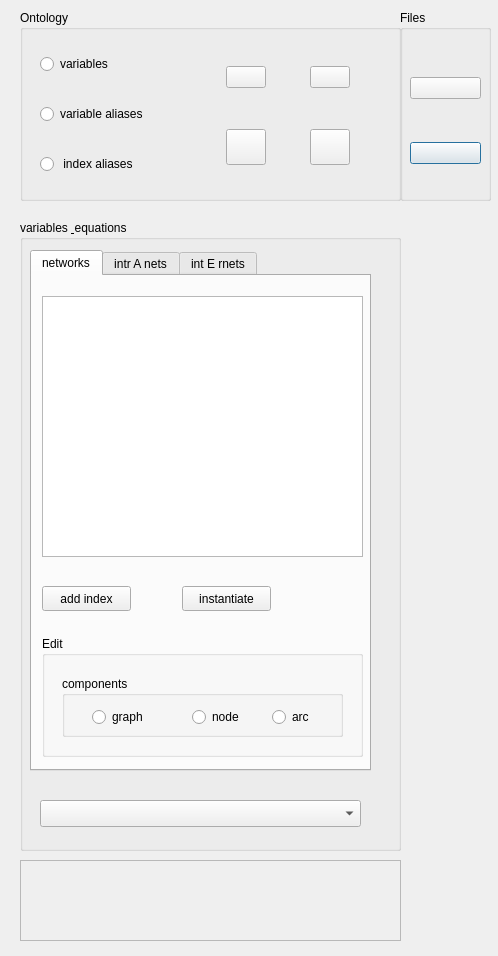
<?xml version="1.0" encoding="UTF-8"?>
<ui version="4.0">
 <class>OntologyDesigner</class>
 <widget class="QDialog" name="OntologyDesigner">
  <property name="geometry">
   <rect>
    <x>0</x>
    <y>0</y>
    <width>498</width>
    <height>956</height>
   </rect>
  </property>
  <property name="windowTitle">
   <string>ProMo Equation Editor</string>
  </property>
  <widget class="QGroupBox" name="groupVariables">
   <property name="geometry">
    <rect>
     <x>20</x>
     <y>220</y>
     <width>381</width>
     <height>631</height>
    </rect>
   </property>
   <property name="title">
    <string>variables &amp; equations</string>
   </property>
   <widget class="QTabWidget" name="tabWidget">
    <property name="geometry">
     <rect>
      <x>10</x>
      <y>30</y>
      <width>341</width>
      <height>521</height>
     </rect>
    </property>
    <property name="currentIndex">
     <number>0</number>
    </property>
    <widget class="QWidget" name="tab_networks">
     <attribute name="title">
      <string>networks</string>
     </attribute>
     <widget class="QTreeWidget" name="treeWidget">
      <property name="geometry">
       <rect>
        <x>10</x>
        <y>20</y>
        <width>321</width>
        <height>261</height>
       </rect>
      </property>
      <attribute name="headerVisible">
       <bool>false</bool>
      </attribute>
      <column>
       <property name="text">
        <string notr="true">1</string>
       </property>
      </column>
     </widget>
     <widget class="QGroupBox" name="groupEdit">
      <property name="geometry">
       <rect>
        <x>10</x>
        <y>360</y>
        <width>321</width>
        <height>121</height>
       </rect>
      </property>
      <property name="title">
       <string>Edit</string>
      </property>
      <widget class="QGroupBox" name="groupBoxComponents">
       <property name="geometry">
        <rect>
         <x>20</x>
         <y>40</y>
         <width>281</width>
         <height>61</height>
        </rect>
       </property>
       <property name="title">
        <string>components</string>
       </property>
       <widget class="QRadioButton" name="radioArc">
        <property name="geometry">
         <rect>
          <x>210</x>
          <y>30</y>
          <width>61</width>
          <height>22</height>
         </rect>
        </property>
        <property name="toolTip">
         <string>select to edit variables</string>
        </property>
        <property name="text">
         <string>arc</string>
        </property>
       </widget>
       <widget class="QRadioButton" name="radioNode">
        <property name="geometry">
         <rect>
          <x>130</x>
          <y>30</y>
          <width>71</width>
          <height>22</height>
         </rect>
        </property>
        <property name="toolTip">
         <string>select to edit variables</string>
        </property>
        <property name="text">
         <string>node</string>
        </property>
       </widget>
       <widget class="QRadioButton" name="radioGraph">
        <property name="geometry">
         <rect>
          <x>30</x>
          <y>30</y>
          <width>71</width>
          <height>22</height>
         </rect>
        </property>
        <property name="toolTip">
         <string>select to edit variables</string>
        </property>
        <property name="text">
         <string>graph</string>
        </property>
       </widget>
      </widget>
     </widget>
     <widget class="QPushButton" name="pushAddIndex">
      <property name="geometry">
       <rect>
        <x>10</x>
        <y>310</y>
        <width>89</width>
        <height>25</height>
       </rect>
      </property>
      <property name="text">
       <string>add index</string>
      </property>
     </widget>
     <widget class="QPushButton" name="pushInstantiate">
      <property name="geometry">
       <rect>
        <x>150</x>
        <y>310</y>
        <width>89</width>
        <height>25</height>
       </rect>
      </property>
      <property name="text">
       <string>instantiate</string>
      </property>
     </widget>
    </widget>
    <widget class="QWidget" name="tab_intranets">
     <attribute name="title">
      <string>intr A nets</string>
     </attribute>
     <widget class="QComboBox" name="combo_IntraConnectionNetwork">
      <property name="geometry">
       <rect>
        <x>30</x>
        <y>50</y>
        <width>289</width>
        <height>27</height>
       </rect>
      </property>
     </widget>
    </widget>
    <widget class="QWidget" name="tab_internets">
     <attribute name="title">
      <string>int E rnets</string>
     </attribute>
     <widget class="QComboBox" name="combo_InterConnectionNetwork">
      <property name="geometry">
       <rect>
        <x>30</x>
        <y>50</y>
        <width>289</width>
        <height>27</height>
       </rect>
      </property>
     </widget>
    </widget>
   </widget>
   <widget class="QComboBox" name="combo_EditVariableTypes">
    <property name="geometry">
     <rect>
      <x>20</x>
      <y>580</y>
      <width>321</width>
      <height>27</height>
     </rect>
    </property>
   </widget>
  </widget>
  <widget class="QGroupBox" name="groupOntology">
   <property name="geometry">
    <rect>
     <x>20</x>
     <y>10</y>
     <width>381</width>
     <height>191</height>
    </rect>
   </property>
   <property name="title">
    <string>Ontology</string>
   </property>
   <widget class="QWidget" name="layoutWidget">
    <property name="geometry">
     <rect>
      <x>20</x>
      <y>20</y>
      <width>348</width>
      <height>171</height>
     </rect>
    </property>
    <layout class="QHBoxLayout" name="horizontalLayout">
     <item>
      <layout class="QVBoxLayout" name="verticalLayout">
       <item>
        <widget class="QRadioButton" name="radioVariables">
         <property name="toolTip">
          <string>select to edit variables</string>
         </property>
         <property name="text">
          <string>variables</string>
         </property>
        </widget>
       </item>
       <item>
        <widget class="QRadioButton" name="radioVariablesAliases">
         <property name="toolTip">
          <string>select to edit variable aliases</string>
         </property>
         <property name="text">
          <string>variable aliases</string>
         </property>
        </widget>
       </item>
       <item>
        <widget class="QRadioButton" name="radioIndicesAliases">
         <property name="toolTip">
          <string>select to edit index aliases</string>
         </property>
         <property name="text">
          <string> index aliases</string>
         </property>
        </widget>
       </item>
      </layout>
     </item>
     <item>
      <spacer name="horizontalSpacer">
       <property name="orientation">
        <enum>Qt::Horizontal</enum>
       </property>
       <property name="sizeHint" stdset="0">
        <size>
         <width>40</width>
         <height>20</height>
        </size>
       </property>
      </spacer>
     </item>
     <item>
      <layout class="QGridLayout" name="gridLayout">
       <item row="2" column="5">
        <spacer name="horizontalSpacer_4">
         <property name="orientation">
          <enum>Qt::Horizontal</enum>
         </property>
         <property name="sizeHint" stdset="0">
          <size>
           <width>40</width>
           <height>20</height>
          </size>
         </property>
        </spacer>
       </item>
       <item row="0" column="2">
        <spacer name="verticalSpacer_4">
         <property name="orientation">
          <enum>Qt::Vertical</enum>
         </property>
         <property name="sizeHint" stdset="0">
          <size>
           <width>20</width>
           <height>40</height>
          </size>
         </property>
        </spacer>
       </item>
       <item row="4" column="4">
        <spacer name="verticalSpacer_7">
         <property name="orientation">
          <enum>Qt::Vertical</enum>
         </property>
         <property name="sizeHint" stdset="0">
          <size>
           <width>20</width>
           <height>40</height>
          </size>
         </property>
        </spacer>
       </item>
       <item row="3" column="5">
        <spacer name="horizontalSpacer_5">
         <property name="orientation">
          <enum>Qt::Horizontal</enum>
         </property>
         <property name="sizeHint" stdset="0">
          <size>
           <width>40</width>
           <height>20</height>
          </size>
         </property>
        </spacer>
       </item>
       <item row="2" column="4">
        <spacer name="verticalSpacer_2">
         <property name="orientation">
          <enum>Qt::Vertical</enum>
         </property>
         <property name="sizeHint" stdset="0">
          <size>
           <width>20</width>
           <height>40</height>
          </size>
         </property>
        </spacer>
       </item>
       <item row="1" column="3">
        <spacer name="horizontalSpacer_2">
         <property name="orientation">
          <enum>Qt::Horizontal</enum>
         </property>
         <property name="sizeHint" stdset="0">
          <size>
           <width>40</width>
           <height>20</height>
          </size>
         </property>
        </spacer>
       </item>
       <item row="3" column="3">
        <spacer name="verticalSpacer_3">
         <property name="orientation">
          <enum>Qt::Vertical</enum>
         </property>
         <property name="sizeHint" stdset="0">
          <size>
           <width>20</width>
           <height>40</height>
          </size>
         </property>
        </spacer>
       </item>
       <item row="4" column="2">
        <spacer name="verticalSpacer_5">
         <property name="orientation">
          <enum>Qt::Vertical</enum>
         </property>
         <property name="sizeHint" stdset="0">
          <size>
           <width>20</width>
           <height>40</height>
          </size>
         </property>
        </spacer>
       </item>
       <item row="0" column="4">
        <spacer name="verticalSpacer_6">
         <property name="orientation">
          <enum>Qt::Vertical</enum>
         </property>
         <property name="sizeHint" stdset="0">
          <size>
           <width>20</width>
           <height>40</height>
          </size>
         </property>
        </spacer>
       </item>
       <item row="1" column="0">
        <spacer name="horizontalSpacer_3">
         <property name="orientation">
          <enum>Qt::Horizontal</enum>
         </property>
         <property name="sizeHint" stdset="0">
          <size>
           <width>40</width>
           <height>20</height>
          </size>
         </property>
        </spacer>
       </item>
       <item row="2" column="2">
        <spacer name="verticalSpacer">
         <property name="orientation">
          <enum>Qt::Vertical</enum>
         </property>
         <property name="sizeHint" stdset="0">
          <size>
           <width>20</width>
           <height>40</height>
          </size>
         </property>
        </spacer>
       </item>
       <item row="3" column="0">
        <spacer name="horizontalSpacer_6">
         <property name="orientation">
          <enum>Qt::Horizontal</enum>
         </property>
         <property name="sizeHint" stdset="0">
          <size>
           <width>40</width>
           <height>20</height>
          </size>
         </property>
        </spacer>
       </item>
       <item row="1" column="5">
        <spacer name="horizontalSpacer_7">
         <property name="orientation">
          <enum>Qt::Horizontal</enum>
         </property>
         <property name="sizeHint" stdset="0">
          <size>
           <width>40</width>
           <height>20</height>
          </size>
         </property>
        </spacer>
       </item>
       <item row="1" column="4">
        <widget class="QPushButton" name="pushCompile">
         <property name="sizePolicy">
          <sizepolicy hsizetype="Minimum" vsizetype="Expanding">
           <horstretch>0</horstretch>
           <verstretch>0</verstretch>
          </sizepolicy>
         </property>
         <property name="toolTip">
          <string>press to compile</string>
         </property>
         <property name="text">
          <string/>
         </property>
        </widget>
       </item>
       <item row="1" column="2">
        <widget class="QPushButton" name="pushInfo">
         <property name="sizePolicy">
          <sizepolicy hsizetype="Expanding" vsizetype="Expanding">
           <horstretch>0</horstretch>
           <verstretch>0</verstretch>
          </sizepolicy>
         </property>
         <property name="toolTip">
          <string>press for information</string>
         </property>
         <property name="text">
          <string/>
         </property>
        </widget>
       </item>
       <item row="3" column="4">
        <widget class="QPushButton" name="pushMakeAllVarEqPictures">
         <property name="sizePolicy">
          <sizepolicy hsizetype="Expanding" vsizetype="Expanding">
           <horstretch>0</horstretch>
           <verstretch>0</verstretch>
          </sizepolicy>
         </property>
         <property name="toolTip">
          <string>&lt;html&gt;&lt;head/&gt;&lt;body&gt;&lt;p&gt;- compiles into all available code languages&lt;/p&gt;&lt;p&gt;- writes equations and variables as well as index file&lt;/p&gt;&lt;p&gt;- generates latex files with dot graphs&lt;/p&gt;&lt;/body&gt;&lt;/html&gt;</string>
         </property>
         <property name="text">
          <string/>
         </property>
         <property name="autoDefault">
          <bool>false</bool>
         </property>
         <property name="default">
          <bool>true</bool>
         </property>
        </widget>
       </item>
       <item row="3" column="2">
        <widget class="QPushButton" name="pushExit">
         <property name="sizePolicy">
          <sizepolicy hsizetype="Expanding" vsizetype="Expanding">
           <horstretch>0</horstretch>
           <verstretch>0</verstretch>
          </sizepolicy>
         </property>
         <property name="toolTip">
          <string>&lt;html&gt;&lt;head/&gt;&lt;body&gt;&lt;p&gt;- compiles into all available code languages&lt;/p&gt;&lt;p&gt;- writes equations and variables as well as index file&lt;/p&gt;&lt;p&gt;- generates latex files with dot graphs&lt;/p&gt;&lt;/body&gt;&lt;/html&gt;</string>
         </property>
         <property name="text">
          <string/>
         </property>
         <property name="autoDefault">
          <bool>false</bool>
         </property>
         <property name="default">
          <bool>true</bool>
         </property>
        </widget>
       </item>
      </layout>
     </item>
     <item>
      <layout class="QVBoxLayout" name="verticalLayout_2">
       <property name="sizeConstraint">
        <enum>QLayout::SetMinimumSize</enum>
       </property>
      </layout>
     </item>
    </layout>
   </widget>
  </widget>
  <widget class="QGroupBox" name="groupFiles">
   <property name="geometry">
    <rect>
     <x>400</x>
     <y>10</y>
     <width>91</width>
     <height>191</height>
    </rect>
   </property>
   <property name="title">
    <string>Files</string>
   </property>
   <widget class="QWidget" name="verticalLayoutWidget">
    <property name="geometry">
     <rect>
      <x>10</x>
      <y>30</y>
      <width>71</width>
      <height>161</height>
     </rect>
    </property>
    <layout class="QVBoxLayout" name="verticalLayout_3">
     <item>
      <widget class="QPushButton" name="pushWrite">
       <property name="toolTip">
        <string>&lt;html&gt;&lt;head/&gt;&lt;body&gt;&lt;p&gt;- compiles into all available code languages&lt;/p&gt;&lt;p&gt;- writes equations and variables as well as index file&lt;/p&gt;&lt;p&gt;- generates latex files with dot graphs&lt;/p&gt;&lt;/body&gt;&lt;/html&gt;</string>
       </property>
       <property name="text">
        <string/>
       </property>
       <property name="autoDefault">
        <bool>false</bool>
       </property>
       <property name="default">
        <bool>true</bool>
       </property>
      </widget>
     </item>
     <item>
      <widget class="QPushButton" name="pushShowVariables">
       <property name="toolTip">
        <string>&lt;html&gt;&lt;head/&gt;&lt;body&gt;&lt;p&gt;- compiles into all available code languages&lt;/p&gt;&lt;p&gt;- writes equations and variables as well as index file&lt;/p&gt;&lt;p&gt;- generates latex files with dot graphs&lt;/p&gt;&lt;/body&gt;&lt;/html&gt;</string>
       </property>
       <property name="text">
        <string/>
       </property>
       <property name="autoDefault">
        <bool>false</bool>
       </property>
       <property name="default">
        <bool>true</bool>
       </property>
      </widget>
     </item>
    </layout>
   </widget>
  </widget>
  <widget class="QTextBrowser" name="msgWindow">
   <property name="enabled">
    <bool>false</bool>
   </property>
   <property name="geometry">
    <rect>
     <x>20</x>
     <y>860</y>
     <width>381</width>
     <height>81</height>
    </rect>
   </property>
   <property name="palette">
    <palette>
     <active>
      <colorrole role="WindowText">
       <brush brushstyle="SolidPattern">
        <color alpha="255">
         <red>76</red>
         <green>76</green>
         <blue>76</blue>
        </color>
       </brush>
      </colorrole>
      <colorrole role="Text">
       <brush brushstyle="SolidPattern">
        <color alpha="255">
         <red>60</red>
         <green>60</green>
         <blue>60</blue>
        </color>
       </brush>
      </colorrole>
      <colorrole role="PlaceholderText">
       <brush brushstyle="NoBrush">
        <color alpha="128">
         <red>60</red>
         <green>60</green>
         <blue>60</blue>
        </color>
       </brush>
      </colorrole>
     </active>
     <inactive>
      <colorrole role="WindowText">
       <brush brushstyle="SolidPattern">
        <color alpha="255">
         <red>76</red>
         <green>76</green>
         <blue>76</blue>
        </color>
       </brush>
      </colorrole>
      <colorrole role="Text">
       <brush brushstyle="SolidPattern">
        <color alpha="255">
         <red>60</red>
         <green>60</green>
         <blue>60</blue>
        </color>
       </brush>
      </colorrole>
      <colorrole role="PlaceholderText">
       <brush brushstyle="NoBrush">
        <color alpha="128">
         <red>60</red>
         <green>60</green>
         <blue>60</blue>
        </color>
       </brush>
      </colorrole>
     </inactive>
     <disabled>
      <colorrole role="WindowText">
       <brush brushstyle="SolidPattern">
        <color alpha="255">
         <red>255</red>
         <green>0</green>
         <blue>0</blue>
        </color>
       </brush>
      </colorrole>
      <colorrole role="Text">
       <brush brushstyle="SolidPattern">
        <color alpha="255">
         <red>255</red>
         <green>0</green>
         <blue>0</blue>
        </color>
       </brush>
      </colorrole>
      <colorrole role="PlaceholderText">
       <brush brushstyle="NoBrush">
        <color alpha="128">
         <red>60</red>
         <green>60</green>
         <blue>60</blue>
        </color>
       </brush>
      </colorrole>
     </disabled>
    </palette>
   </property>
   <property name="font">
    <font>
     <weight>75</weight>
     <bold>true</bold>
    </font>
   </property>
   <property name="acceptDrops">
    <bool>false</bool>
   </property>
  </widget>
 </widget>
 <resources/>
 <connections/>
</ui>
